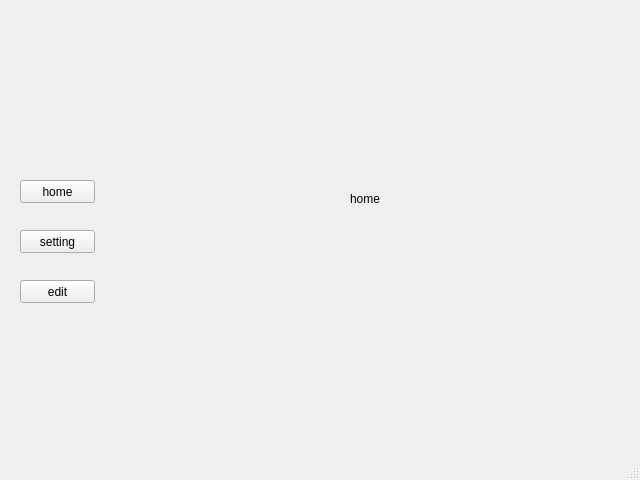
<?xml version="1.0" encoding="UTF-8"?>
<ui version="4.0">
 <class>MainWindow</class>
 <widget class="QMainWindow" name="MainWindow">
  <property name="geometry">
   <rect>
    <x>0</x>
    <y>0</y>
    <width>640</width>
    <height>480</height>
   </rect>
  </property>
  <property name="windowTitle">
   <string>MainWindow</string>
  </property>
  <widget class="QWidget" name="centralwidget">
   <widget class="QPushButton" name="edit_button">
    <property name="geometry">
     <rect>
      <x>20</x>
      <y>280</y>
      <width>75</width>
      <height>23</height>
     </rect>
    </property>
    <property name="text">
     <string>edit</string>
    </property>
   </widget>
   <widget class="QPushButton" name="setting_button">
    <property name="geometry">
     <rect>
      <x>20</x>
      <y>230</y>
      <width>75</width>
      <height>23</height>
     </rect>
    </property>
    <property name="text">
     <string>setting</string>
    </property>
   </widget>
   <widget class="QPushButton" name="home_button">
    <property name="geometry">
     <rect>
      <x>20</x>
      <y>180</y>
      <width>75</width>
      <height>23</height>
     </rect>
    </property>
    <property name="text">
     <string>home</string>
    </property>
   </widget>
   <widget class="QStackedWidget" name="stackedWidget">
    <property name="geometry">
     <rect>
      <x>140</x>
      <y>0</y>
      <width>491</width>
      <height>451</height>
     </rect>
    </property>
    <widget class="QWidget" name="home_page">
     <widget class="QLabel" name="label">
      <property name="geometry">
       <rect>
        <x>210</x>
        <y>173</y>
        <width>111</width>
        <height>51</height>
       </rect>
      </property>
      <property name="styleSheet">
       <string notr="true">font: 20pt &quot;MS Shell Dlg 2&quot;;</string>
      </property>
      <property name="text">
       <string>home</string>
      </property>
     </widget>
    </widget>
    <widget class="QWidget" name="setting_page">
     <widget class="QLabel" name="label_2">
      <property name="geometry">
       <rect>
        <x>180</x>
        <y>170</y>
        <width>111</width>
        <height>51</height>
       </rect>
      </property>
      <property name="styleSheet">
       <string notr="true">font: 20pt &quot;MS Shell Dlg 2&quot;;</string>
      </property>
      <property name="text">
       <string>setting</string>
      </property>
     </widget>
    </widget>
    <widget class="QWidget" name="edit_page">
     <widget class="QLabel" name="label_3">
      <property name="geometry">
       <rect>
        <x>190</x>
        <y>210</y>
        <width>111</width>
        <height>51</height>
       </rect>
      </property>
      <property name="styleSheet">
       <string notr="true">font: 20pt &quot;MS Shell Dlg 2&quot;;</string>
      </property>
      <property name="text">
       <string>edit</string>
      </property>
     </widget>
    </widget>
   </widget>
  </widget>
  <widget class="QMenuBar" name="menubar">
   <property name="geometry">
    <rect>
     <x>0</x>
     <y>0</y>
     <width>640</width>
     <height>21</height>
    </rect>
   </property>
  </widget>
  <widget class="QStatusBar" name="statusbar"/>
 </widget>
 <resources/>
 <connections/>
</ui>
